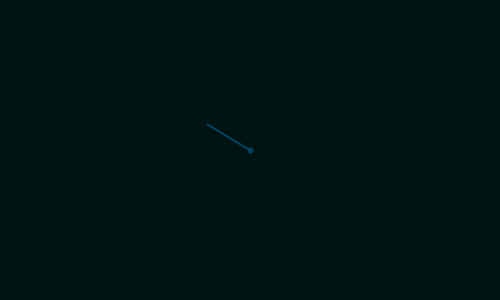
Frame 1 (no input)
Frame 60 (the mouse pressed at the canvas centre just before this capture): identical to frame 1, image omitted
Frame 120 (the mouse held since frame 60 and released just before this capture): blank canvas, image omitted

The Processing sketch that drew this single still picture (run headless with seeded random() and noise(); from frame 60 on, the mouse is pressed at the canvas centre):

// Processing sketch: Acceleration_PVector
// ── Acceleration_PVector.pde
float bgC = 20;


void setup() {
  size(500, 300);
}

void draw() {

  background(0, bgC, bgC); 

  strokeWeight(2);
  stroke(0, 68, 100);
  noFill();



  //-----------FORM-------------

  translate(width/2, height/2);
  ellipse(0, 0, 4, 4);

  //--------FORM_end------------
  

  //-------VECTOR

  PVector mouse = new PVector(mouseX, mouseY);
  PVector center = new PVector(width/2, height/2);

  mouse.sub(center); // Get vector lenght
  mouse.mult(0.5); // Multiply it by a factor [this doesn't works if the top operation is not done, since you don't have the vector loc and vel]

  //float mag = mouse.mag();
  
  mouse.normalize(); //Turns vlaues to 0-1 scale
  mouse.mult(50); // Transfroms it into any random size you want
  
  //mouse.setMag(50); //does the two avobe at the same time
  
  line(0, 0, mouse.x, mouse.y);

  //stroke(100, 100, 180);
  //rectMode(CENTER);
  //rect(0, 0, mag, 50);

  //-------VECTOR
}
